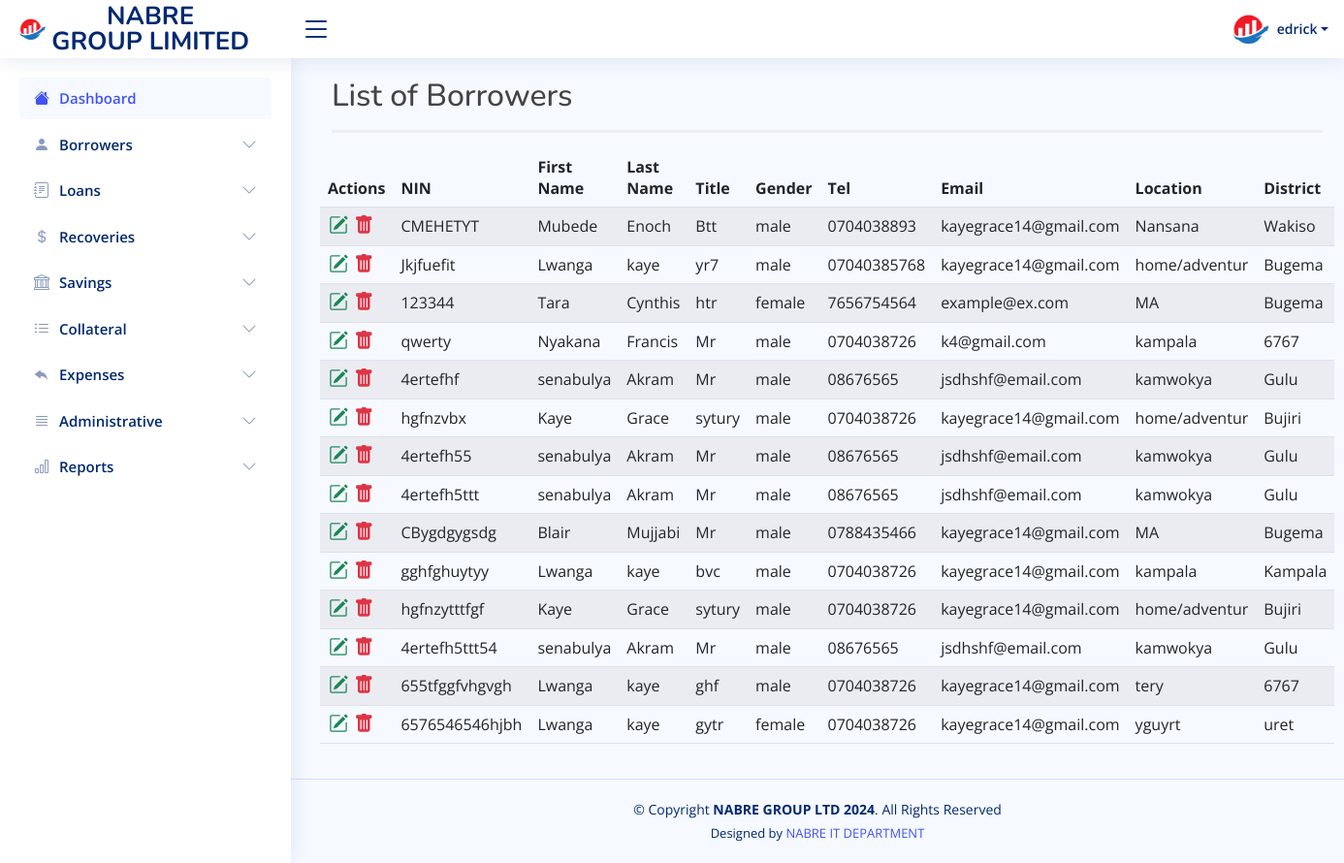
/subadmin/view-borrowers.php (signed in), run on the app's committed database.
### tables this page shows
CREATE TABLE `borrowers` (
  `ninNumber` varchar(20) NOT NULL,
  `firstname` varchar(50) NOT NULL,
  `lastname` varchar(50) NOT NULL,
  `title` varchar(10) NOT NULL,
  `gender` varchar(10) NOT NULL,
  `phone` varchar(15) NOT NULL,
  `email` varchar(100) NOT NULL,
  `location` varchar(100) NOT NULL,
  `district` varchar(50) NOT NULL,
  `group_id` int(11) NOT NULL,
  `created_at` timestamp NOT NULL DEFAULT current_timestamp()
);

### subadmin/view-borrowers.php (the view, shortened to what this page needs)
<?php
include 'connection/db_connection.php';
$sql = 'SELECT * FROM borrowers ORDER BY created_at DESC';
$result = $conn->query($sql);
?>
<?php include 'header_aside.php'; ?>
<main id="main" class="main">
  <section>
    <div class="container">
      <div class="row">
        <div class="col-md-12">
          <h2>List of Borrowers</h2>
          <hr>
        </div>
        <table class="table datatable table-striped">
          <thead class="thead-dark">
            <tr>
              <th scope="col">Actions</th>
              <th scope="col">NIN</th>
              <th scope="col">First Name</th>
              <th scope="col">Last Name</th>
              <th scope="col">Title</th>
              <th scope="col">Gender</th>
              <th scope="col">Tel</th>
              <th scope="col">Email</th>
              <th scope="col">Location</th>
              <th scope="col">District</th>
            </tr>
          </thead>
          <tbody>
            <?php while ($borrower = $result->fetch_assoc()) { ?>
              <tr>
                <td scope="row">
                  <a href="#" title="Edit" class="text-success"><i class="bi bi-pencil-square"></i></a>
                  <a href="#" title="Delete" class="text-danger"><i class="bi bi-trash-fill"></i></a>
                </td>
                <td><?php echo $borrower['ninNumber']; ?></td>
                <td><?php echo $borrower['firstname']; ?></td>
                <td><?php echo $borrower['lastname']; ?></td>
                <td><?php echo $borrower['title']; ?></td>
                <td><?php echo $borrower['gender']; ?></td>
                <td><?php echo $borrower['phone']; ?></td>
                <td><?php echo $borrower['email']; ?></td>
                <td><?php echo $borrower['location']; ?></td>
                <td><?php echo $borrower['district']; ?></td>
              </tr>
            <?php } ?>
          </tbody>
        </table>
      </div>
    </div>
  </section>
</main>
<?php include 'footer.php'; ?>

### assets/css/style.css (style rules this page uses)
:root { scroll-behavior: smooth; }
body { font-family: "Open Sans", sans-serif; background: #f6f9ff; color: #444444; }
a { color: #4154f1; text-decoration: none; }
h1, h2, h3, h4, h5, h6 { font-family: "Nunito", sans-serif; }
#main { margin-top: 60px; padding: 20px 30px; transition: all 0.3s; }
@media (min-width: 1200px) { #main, #footer { margin-left: 300px; } }

### subadmin/view-borrowers.php (style rules this page uses)
i { font-size: 20px; }
.table a { padding: 1px 1px 1px 1px; }

### subadmin/header_aside.php (style rules this page uses)
.container { display: flex; flex-wrap: wrap; }
hr { border: none; height: 3px; background-color: #ccc; font-weight: bold; }

### data on the page
borrowers: ninNumber "CMEHETYT", firstname "Mubede", lastname "Enoch", title "Btt", gender "male", phone "0704038893", email "kayegrace14@gmail.com", location "Nansana", district "Wakiso"
borrowers: ninNumber "Jkjfuefit", firstname "Lwanga", lastname "kaye", title "yr7", gender "male", phone "07040385768", email "kayegrace14@gmail.com", location "home/adventur", district "Bugema"
borrowers: ninNumber "123344", firstname "Tara", lastname "Cynthis", title "htr", gender "female", phone "7656754564", email "example@ex.com", location "MA", district "Bugema"
borrowers: ninNumber "qwerty", firstname "Nyakana", lastname "Francis", title "Mr", gender "male", phone "0704038726", email "k4@gmail.com", location "kampala", district "6767"
borrowers: ninNumber "4ertefhf", firstname "senabulya", lastname "Akram", title "Mr", gender "male", phone "08676565", email "jsdhshf@email.com", location "kamwokya", district "Gulu"
borrowers: ninNumber "hgfnzvbx", firstname "Kaye", lastname "Grace", title "sytury", gender "male", phone "0704038726", email "kayegrace14@gmail.com", location "home/adventur", district "Bujiri"
borrowers: ninNumber "4ertefh55", firstname "senabulya", lastname "Akram", title "Mr", gender "male", phone "08676565", email "jsdhshf@email.com", location "kamwokya", district "Gulu"
borrowers: ninNumber "4ertefh5ttt", firstname "senabulya", lastname "Akram", title "Mr", gender "male", phone "08676565", email "jsdhshf@email.com", location "kamwokya", district "Gulu"
borrowers: ninNumber "CBygdgygsdg", firstname "Blair", lastname "Mujjabi", title "Mr", gender "male", phone "0788435466", email "kayegrace14@gmail.com", location "MA", district "Bugema"
borrowers: ninNumber "gghfghuytyy", firstname "Lwanga", lastname "kaye", title "bvc", gender "male", phone "0704038726", email "kayegrace14@gmail.com", location "kampala", district "Kampala"
borrowers: ninNumber "hgfnzytttfgf", firstname "Kaye", lastname "Grace", title "sytury", gender "male", phone "0704038726", email "kayegrace14@gmail.com", location "home/adventur", district "Bujiri"
borrowers: ninNumber "4ertefh5ttt54", firstname "senabulya", lastname "Akram", title "Mr", gender "male", phone "08676565", email "jsdhshf@email.com", location "kamwokya", district "Gulu"
borrowers: ninNumber "655tfggfvhgvgh", firstname "Lwanga", lastname "kaye", title "ghf", gender "male", phone "0704038726", email "kayegrace14@gmail.com", location "tery", district "6767"
borrowers: ninNumber "6576546546hjbh", firstname "Lwanga", lastname "kaye", title "gytr", gender "female", phone "0704038726", email "kayegrace14@gmail.com", location "yguyrt", district "uret"

### other printed values
$_SESSION['username'] "edrick"
